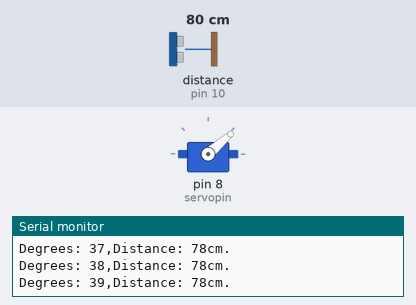
Bench run of a sketch on a simulated Arduino Uno, built with avr-gcc and run on an emulated ATmega328P. Parts: servo, the last lines printed to the serial monitor. Wiring (inferred from the names in the program): ultrasonic range finder: trigger pin 9; echo pin 10. The test bench sets the inputs (shaded band); at power-on: distance to the obstacle (sensor on pin 10) 80 cm. The echo pulse lasts 58.3 µs per cm.

Above: at 1.2 s.
1.3 s: distance to the obstacle (sensor on pin 10) set to 2 cm
At 1.8 s:
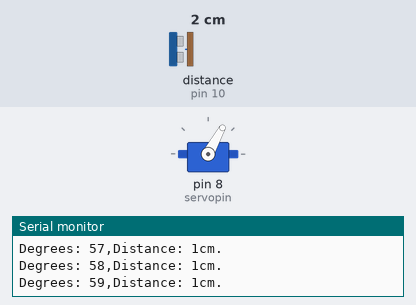
4.3 s: distance to the obstacle (sensor on pin 10) set to 18 cm
At 5.37 s:
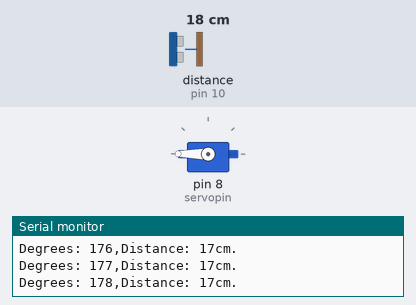
7.3 s: distance to the obstacle (sensor on pin 10) set to 4 cm
At 7.9 s:
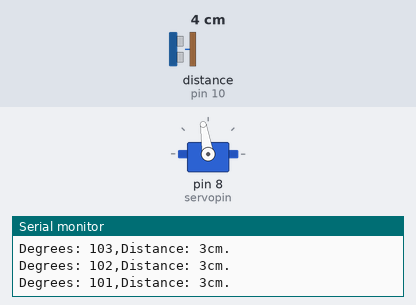
10.3 s: distance to the obstacle (sensor on pin 10) set to 120 cm
Timing chart, 0 to 14.3 s (numbered marks = the images above; inputs shaded):
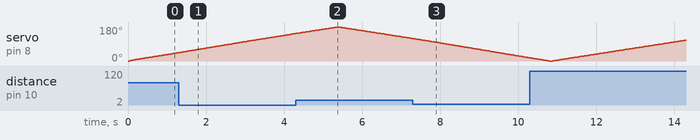

The sketch:

ultrasonicsensor.ino
```cpp
#include <Servo.h>


//blue cable
const int trigpin = 9;

const int echopin = 10;

long duration;
int distance;

Servo myservo;  // create servo object to control a servo
// twelve servo objects can be created on most boards

const int servopin = 8;

int pos = 0;

int ultrasonicproc() {

  digitalWrite(trigpin, LOW);
  delayMicroseconds(2);
  digitalWrite(trigpin, HIGH);
  delayMicroseconds(10);
  digitalWrite(trigpin, LOW);
  //read echopin, returning the sound wave travel time in microseconds
  duration = pulseIn(echopin, HIGH);

  //calculate the distance (speed of sound is 0.034 cm/us)
  distance = duration * 0.034 / 2;
  return distance;
}

void setup() {
  // put your setup code here, to run once:
  //this will be motionsensor sketch
  Serial.begin(9600);

  pinMode(trigpin, OUTPUT);
  pinMode(echopin, INPUT);
  myservo.attach(servopin);
  myservo.write(pos);
}

void loop() {

  for (pos = 0; pos <= 180; pos += 1) {
    myservo.write(pos);
    delay(15);
    distance = ultrasonicproc();
    //print distance to the serial monitor
    Serial.print("Degrees: ");
    Serial.print(pos);
    Serial.print(",");
    Serial.print("Distance: ");
    Serial.print(distance);
    Serial.print("cm");
    Serial.print(".");
    Serial.println();
  }

  for (pos = 180; pos >= 0; pos -= 1) {
    myservo.write(pos);
    delay(15);
    distance = ultrasonicproc();
    //print distance to the serial monitor
    Serial.print("Degrees: ");
    Serial.print(pos);
    Serial.print(",");
    Serial.print("Distance: ");
    Serial.print(distance);
    Serial.print("cm");
    Serial.print(".");
    Serial.println();
  }

  //print distance to the serial monitor
  Serial.print("Degrees: ");
  Serial.print(pos);
  Serial.print(",");
  Serial.print("Distance: ");
  Serial.print(distance);
  Serial.print("cm");
  Serial.print(".");
  Serial.println();

  //delay(500);

  }
```
